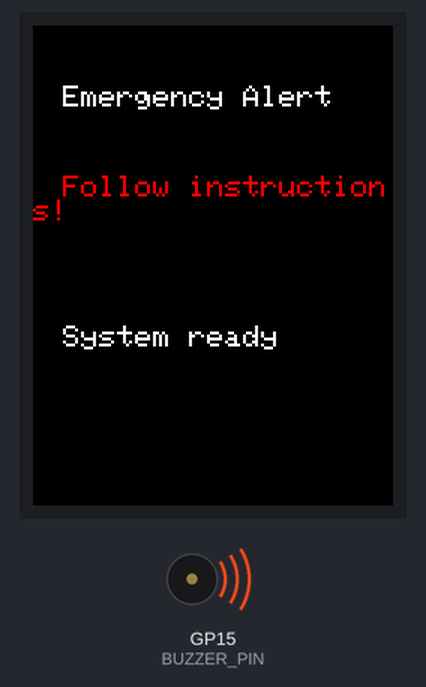
A sketch run on a simulated Raspberry Pi Pico W. Parts: 240×320 colour display, buzzer (waves = sounding, pin HIGH).

Above: at 0.4 s.
At 2.9 s:
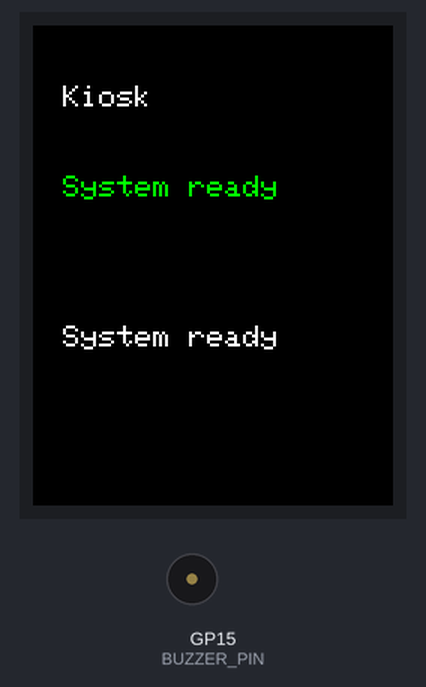
At 13.5 s:
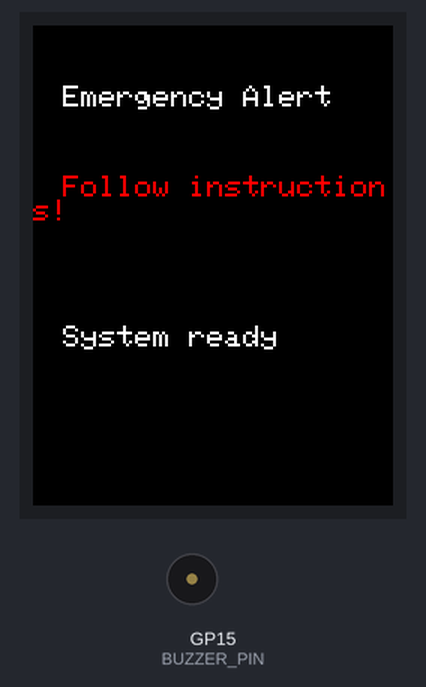
Timing chart, 0 to 128.9 s (numbered marks = the images above):
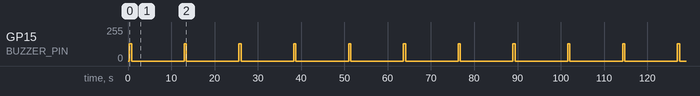

The sketch:

sketch.ino
```cpp
#include <Adafruit_GFX.h>
#include <Adafruit_ILI9341.h>

#define TFT_CS 17
#define TFT_DC 20
#define TFT_RST 21
#define BUZZER_PIN 15

Adafruit_ILI9341 display = Adafruit_ILI9341(TFT_CS, TFT_DC, TFT_RST);

void showMessage(const char* title, const char* msg, uint16_t color) {
  display.fillScreen(ILI9341_BLACK);
  display.setCursor(20, 40);
  display.setTextColor(ILI9341_WHITE);
  display.setTextSize(2);
  display.print(title);

  display.setCursor(20, 100);
  display.setTextColor(color);
  display.setTextSize(2);
  display.print(msg);

  display.setCursor(20, 200);
  display.setTextColor(ILI9341_WHITE);
  display.setTextSize(2);
  display.print("System ready");
}

void triggerAlert() {
  showMessage("Emergency Alert", "Follow instructions!", ILI9341_RED);
  analogWrite(BUZZER_PIN, 128);  // Half volume
  delay(500);
  analogWrite(BUZZER_PIN, 0);
  delay(2000);
  showMessage("Kiosk", "System ready", ILI9341_GREEN);
}

void setup() {
  pinMode(BUZZER_PIN, OUTPUT);
  display.begin();
  showMessage("Kiosk", "Welcome!", ILI9341_GREEN);
}

void loop() {
  triggerAlert();
  delay(10000);
}
```

Measured:
- by itself, GP15 (BUZZER_PIN): alternates 128/255 for 0.50 s and 0/255 for 12.2 s
- what the display in image 1 shows lasts 10.1 s, from 2.9 s to 13.0 s
